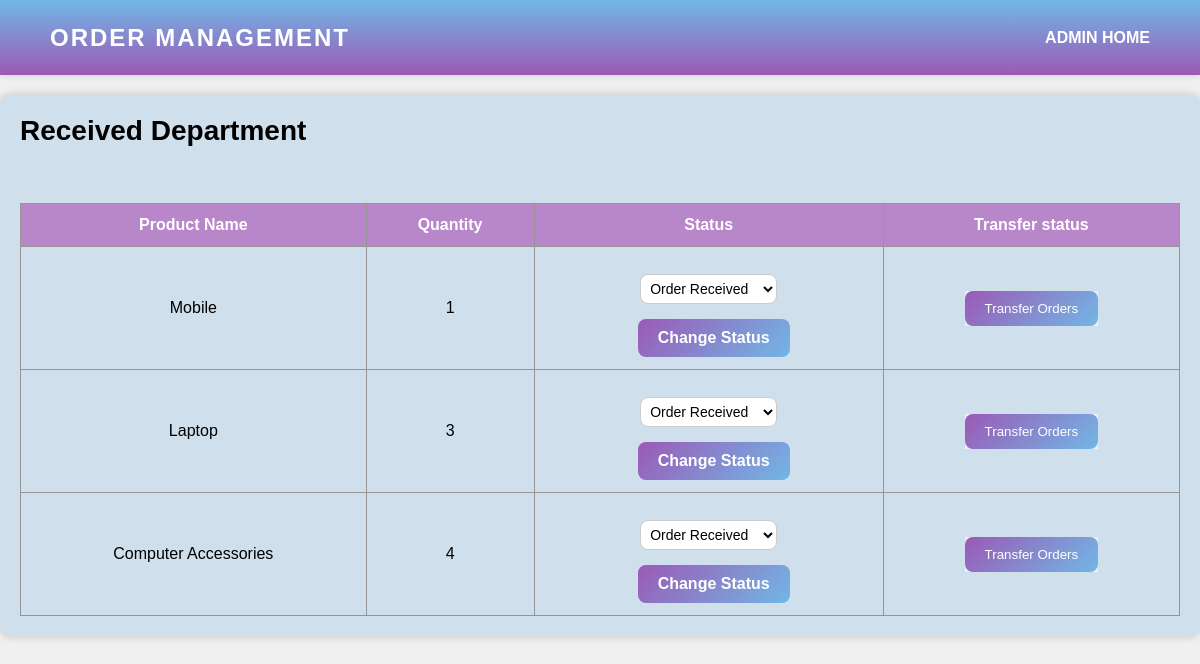
Before: /order_received_list/ with the older database file.
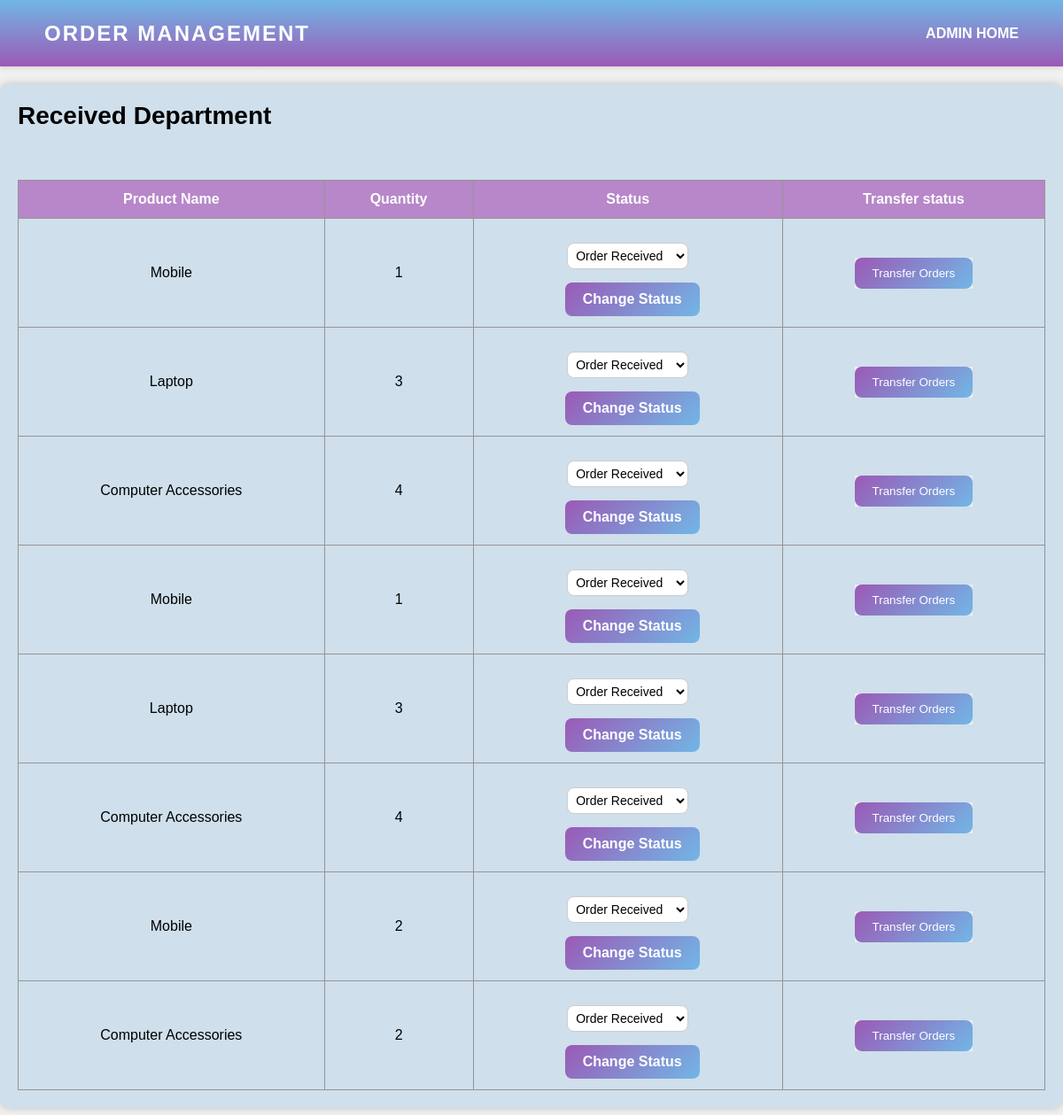
After: the same page with the newer database file.
### oms/models.py (models this page shows, shortened)
class Order_Received(models.Model):
    product_id = models.ForeignKey(Product, null=True, on_delete=models.SET_NULL)
    order_placed = models.ForeignKey(Order_Placed, null=True, on_delete=models.CASCADE)
    product_name = models.CharField(max_length=80)
    quantity = models.IntegerField()
    basic_price = models.FloatField()
    transportation_charges = models.FloatField()
    additional_taxes = models.FloatField()
    total_amount = models.FloatField()  # Add the total_amount field
    image = models.ImageField(upload_to="oms/images", default="")
    order_received_date = models.DateTimeField(auto_now_add=True)
    status = models.CharField(
        max_length=30,
        choices=[
            ('Order Received', 'Order Received'),
            ('Order Confirmed', 'Order Confirmed'),
        ],
        default='Order Received',
    )
    class Meta:
        db_table = 'order_received_master'

### oms/views.py (the view)
# urls.py: path('order_received_list/', views.order_received_list, name='order_received_list'),
def order_received_list(request):
    orders = Order_Received.objects.all()
    return render(request, 'order_received_list.html', {'orders': orders})

### oms/templates/order_received_list.html (shortened to what this page needs)
<!DOCTYPE html>
<html>
<head>
</head>
<body>
    <nav>
        <div class="logo">
            <p>Order Management</p>
        </div>
        <ul>
            <li><a href="{% url 'admin_zone' %}">ADMIN HOME</a></li>
        </ul>
    </nav>
    <div class="container">
        <div class="title">Received Department</div>
        <br><br>
        <div class="user-details">
            <div id="search-results">
                <table class="staff-table">
                    <thead class="heading">
            <tr>
                <th>Product Name</th>
                <th>Quantity</th>
                <th>Status</th>
                <th>Transfer status</th>
            </tr>
        </thead>
        <tbody class="staff-body">
            {% for order in orders %}
            <tr>
                <td>{{ order.product_name }}</td>
                <td>{{ order.quantity }}</td>
                <td>
                    <form method="post" action="{% url 'update_order_status' order.id %}">
                        <select name="status">
                            <option value="Order Received" {% if order.status == "Order Received" %}selected{% endif %}>Order Received</option>
                        </select>
                        <button type="submit">Change Status</button>
                    </form>
                </td>
                <td>
                    <button style="border: none;"><a href="{% url 'transfer_order_to_dispatched' order.id %}" class="button-link">Transfer Orders</a></button>
                </td>
        {% endfor %}
    </tr>
</tbody>
</table>
</body>
</html>

Changed rows visible on the page:
added Order_Received: product_name "Mobile", quantity "1"
added Order_Received: product_name "Laptop", quantity "3"
added Order_Received: product_name "Computer Accessories", quantity "4"
added Order_Received: product_name "Mobile", quantity "2"
added Order_Received: product_name "Computer Accessories", quantity "2", status "Order Received"
